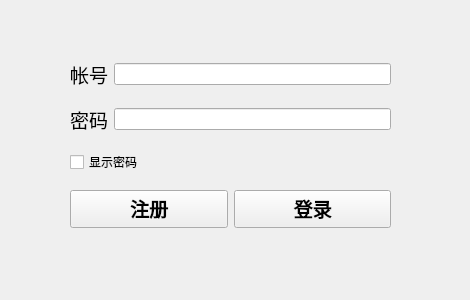
<?xml version="1.0" encoding="UTF-8"?>
<ui version="4.0">
 <class>Widget</class>
 <widget class="QWidget" name="Widget">
  <property name="geometry">
   <rect>
    <x>0</x>
    <y>0</y>
    <width>470</width>
    <height>300</height>
   </rect>
  </property>
  <property name="minimumSize">
   <size>
    <width>470</width>
    <height>300</height>
   </size>
  </property>
  <property name="maximumSize">
   <size>
    <width>470</width>
    <height>300</height>
   </size>
  </property>
  <property name="windowTitle">
   <string>ｌｏｇｉｎ</string>
  </property>
  <widget class="QWidget" name="layoutWidget">
   <property name="geometry">
    <rect>
     <x>70</x>
     <y>50</y>
     <width>321</width>
     <height>191</height>
    </rect>
   </property>
   <layout class="QVBoxLayout" name="verticalLayout">
    <item>
     <layout class="QHBoxLayout" name="horizontalLayout">
      <item>
       <widget class="QLabel" name="label">
        <property name="font">
         <font>
          <pointsize>14</pointsize>
         </font>
        </property>
        <property name="text">
         <string>帐号</string>
        </property>
       </widget>
      </item>
      <item>
       <widget class="QLineEdit" name="ipt_usm"/>
      </item>
     </layout>
    </item>
    <item>
     <layout class="QHBoxLayout" name="horizontalLayout_2">
      <item>
       <widget class="QLabel" name="label_2">
        <property name="font">
         <font>
          <pointsize>14</pointsize>
         </font>
        </property>
        <property name="text">
         <string>密码</string>
        </property>
       </widget>
      </item>
      <item>
       <widget class="QLineEdit" name="ipt_pwd">
        <property name="focusPolicy">
         <enum>Qt::StrongFocus</enum>
        </property>
        <property name="text">
         <string/>
        </property>
        <property name="echoMode">
         <enum>QLineEdit::Password</enum>
        </property>
       </widget>
      </item>
     </layout>
    </item>
    <item>
     <widget class="QCheckBox" name="check_rem">
      <property name="font">
       <font>
        <pointsize>9</pointsize>
       </font>
      </property>
      <property name="text">
       <string>显示密码</string>
      </property>
     </widget>
    </item>
    <item>
     <layout class="QHBoxLayout" name="horizontalLayout_3">
      <item>
       <widget class="QPushButton" name="btn_register">
        <property name="font">
         <font>
          <family>Symbola</family>
          <pointsize>14</pointsize>
          <weight>75</weight>
          <bold>true</bold>
         </font>
        </property>
        <property name="contextMenuPolicy">
         <enum>Qt::NoContextMenu</enum>
        </property>
        <property name="text">
         <string>注册</string>
        </property>
       </widget>
      </item>
      <item>
       <widget class="QPushButton" name="btn_login">
        <property name="font">
         <font>
          <family>Symbola</family>
          <pointsize>14</pointsize>
          <weight>75</weight>
          <bold>true</bold>
         </font>
        </property>
        <property name="text">
         <string>登录</string>
        </property>
       </widget>
      </item>
     </layout>
    </item>
   </layout>
  </widget>
 </widget>
 <resources/>
 <connections/>
</ui>
